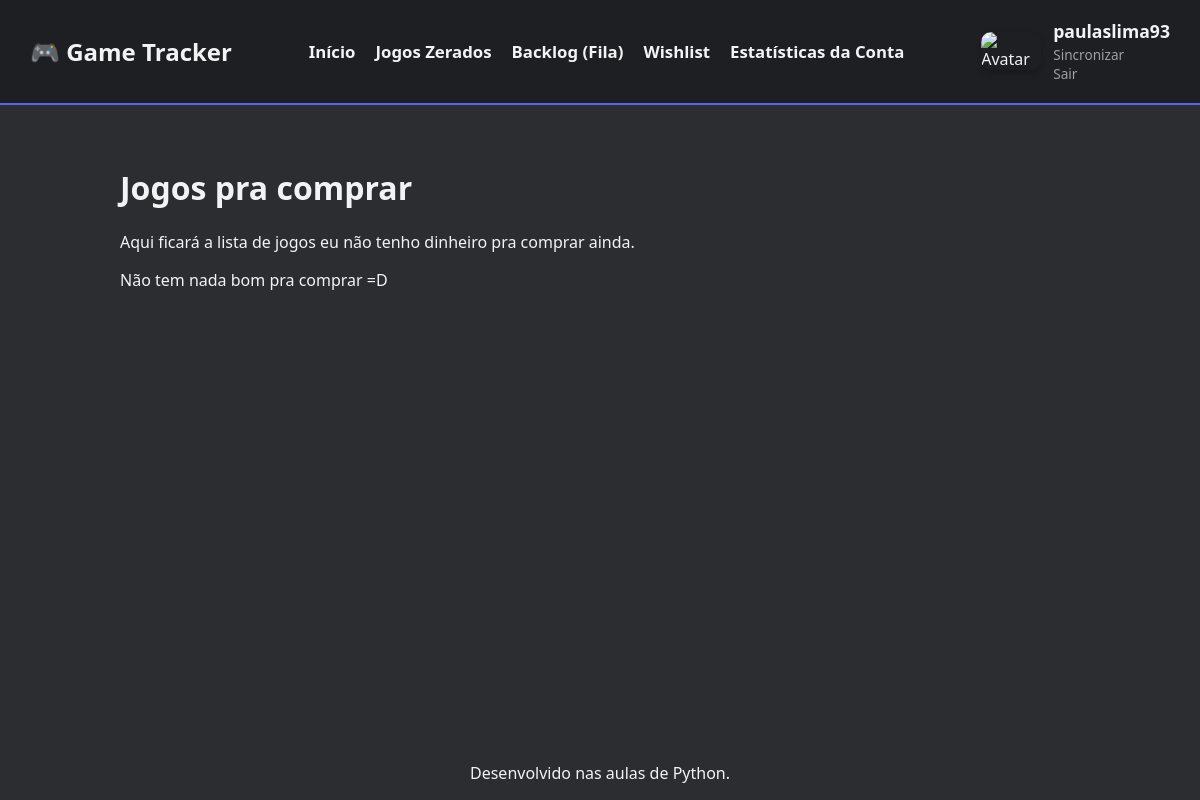
Page /wishlist (signed in) on the earlier database version.
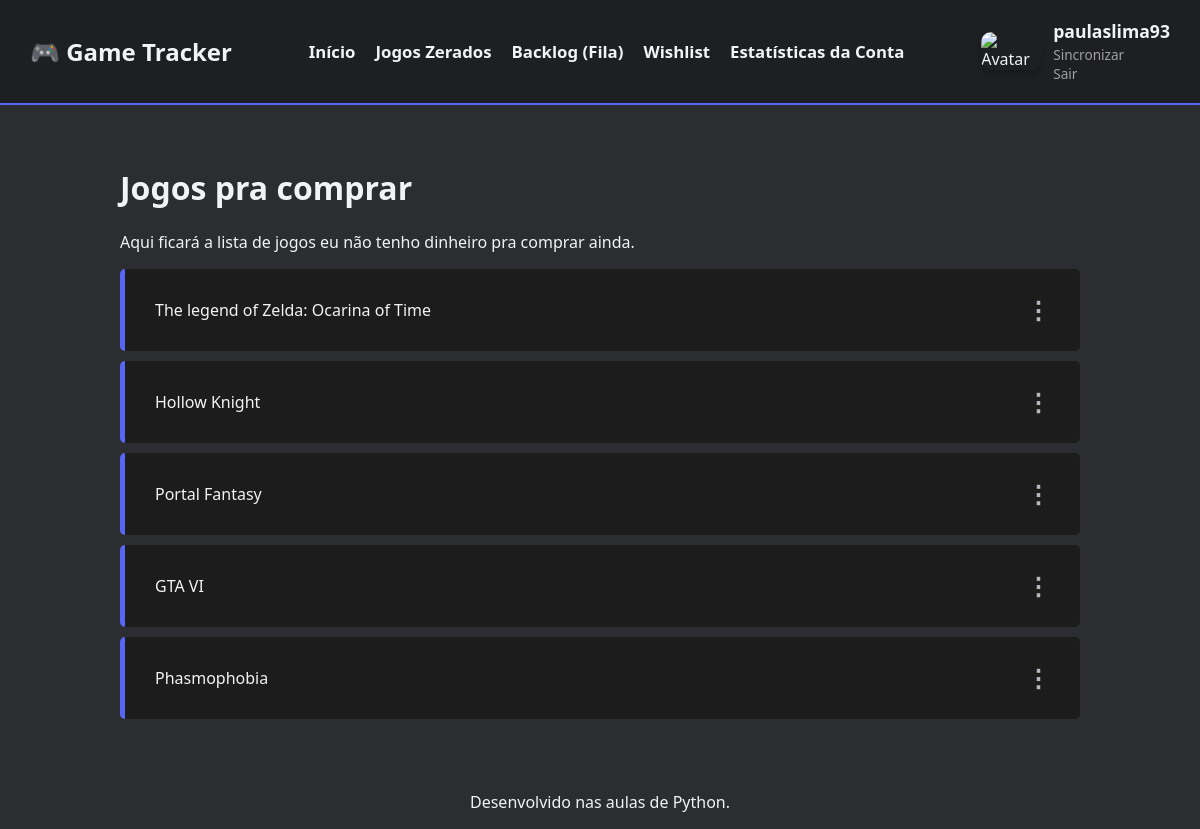
Same page on the later database version.
### games.py (models this page shows)
class Jogo(db.Model):
    id = db.Column(db.Integer, primary_key=True)
    titulo = db.Column(db.String(100), nullable = False)
    genero = db.Column(db.String(50), nullable = False)
    status = db.Column(db.String(20), default = 'Wishlist')
    steam_appid = db.Column(db.Integer, nullable = True)
    usuario_id = db.Column(db.Integer, db.ForeignKey('usuario.id'), nullable=True)
    tempo_historia = db.Column(db.String(20), nullable=True)
    tempo_extra = db.Column(db.String(20), nullable=True)
    tempo_completo = db.Column(db.String(20), nullable=True)
    tempo_solo = db.Column(db.String(20), nullable=True)
    tempo_coop = db.Column(db.String(20), nullable=True)
    tempo_vs = db.Column(db.String(20), nullable=True)

### games.py (the view)
@app.route("/wishlist")
def wishlist():
    if 'usuario' not in session:
        return redirect(url_for('login_steam'))
    meu_id = session['usuario']['id']
    jogos_wishlist = Jogo.query.filter_by(status='Wishlist', usuario_id=meu_id).all()
    return render_template("wishlist.html", lista_jogos=jogos_wishlist)

### templates/wishlist.html (shortened to what this page needs)
{% extends 'base.html' %}
{% block content %}
<h1>Jogos pra comprar</h1>
<p> Aqui ficará a lista de jogos eu não tenho dinheiro pra comprar ainda.</p>
<div class="card">
    <ul>
        {% for jogo in lista_jogos %}
        <li class="item-jogo">
            <a href="/jogo/{{ jogo.id }}">
                {{jogo.titulo}}
            </a>
            <details class="dropdown">
                <summary class="pontinhos">⋮</summary>
            </details>
        </li>
        {% else %}
        <p>Não tem nada bom pra comprar =D</p>
        {% endfor %}
    </ul>
</div>
{% endblock %}

### templates/base.html (shortened to what this page needs)
<!DOCTYPE html>
<html lang="pt-BR">
<head>
    <link rel="stylesheet" href="{{ url_for('static', filename='css/style.css') }}">
</head>
<body>
    <nav class="navbar">
        <h2>🎮 Game Tracker</h2>
        <ul class="nav-links">
            <li><a href="/">Início</a></li>
            <li><a href="/biblioteca">Jogos Zerados</a></li>
            <li><a href="/backlog">Backlog (Fila)</a></li>
            <li><a href="/wishlist">Wishlist</a></li>
            <li><a href="/estatisticas">Estatísticas da Conta</a></li>
        </ul>
        <div>
            {% if 'usuario' in session %}
            <div class="user-profile">
                <img src="{{ session['usuario']['foto']}}" alt="Avatar" class="user-avatar">
                <div class="user-info">
                    <span class="user-name">{{ session['usuario']['nome']}}</span>
                    <a href="/sincronizar_steam" onclick="mostrarLoading()">Sincronizar</a>
                    <a href="/logout">Sair</a>
                </div>
            </div>
            {% else %}
                <a href="/login/steam" class="btn-login">
                    <img src="{{ url_for('static', filename='img/steam-logo.png')}}">
                    Entrar com a Steam
                </a>
            {% endif %}
        </div>
    </nav>
    <main class="container">
        {% block content %}
        {% endblock %}
    </main>
    <footer>
        <p>Desenvolvido nas aulas de Python.</p>
    </footer>
</body>
</html>

### static/css/style.css (style rules this page uses)
body { font-family: 'Segoe UI', Tahoma, Geneva, Verdana, sans-serif; margin: 0; padding: 0; min-height: 100vh; display: flex; flex-direction: column; background-color: #2b2d31; color: #f2f3f5; }
.navbar { background-color: #1e1f22; padding: 15px 30px; display: flex; justify-content: space-between; align-items: center; border-bottom: 2px solid #5865F2; }
.nav-links { list-style: none; display: flex; gap: 20px; margin: 0; padding: 0; }
.container { flex: 1; padding: 40px; margin: 0 auto; width: 80%; }
footer { text-align: center; }
.card ul { list-style-type: none; padding: 0; }
.card li { background-color: #1c1c1c; margin-bottom: 10px; padding: 15px; border-radius: 5px; border-left: 5px solid #5865F2; }
.card a { color: #f2f3f5; text-decoration: none; }
.item-jogo { display: flex; justify-content: space-between; align-items: center; background-color: #2b2d31; margin-bottom: 10px; border-radius: 5px; padding: 0; }
.item-jogo a { flex-grow: 1; padding: 15px; text-decoration: none; color: inherit; }
.item-jogo .dropdown { padding-right: 15px; }
.dropdown { position: relative; }
.pontinhos { list-style: none; cursor: pointer; font-size: 24px; font-weight: bold; color: #b5bac1; user-select: none; }
.user-profile { display: flex; gap: 12px; align-items: center; }
.user-avatar { width: 60px; border-radius: 10px; box-shadow: 0 4px 6px rgba(0, 0, 0, 0.2); }
.user-info { display: flex; flex-direction: column; }
.user-name { font-weight: bold; font-size: 1.1em; margin-bottom: 2px; }
.user-info a { text-decoration: none; font-size: 0.85em; color: #a0a0a0; transition: color 0.3s ease; }
.nav-links a { color: #f2f3f5; text-decoration: none; font-weight: bold; font-size: 1.05em; transition: color 0.3s ease; }

Differences in the rows shown:
added Jogo: titulo "The legend of Zelda: Ocarina of Time"
added Jogo: titulo "Hollow Knight"
added Jogo: titulo "Portal Fantasy"
added Jogo: titulo "GTA VI"
added Jogo: titulo "Phasmophobia"
Other differences:
text no longer shown: "Não tem nada bom pra comprar =D"
